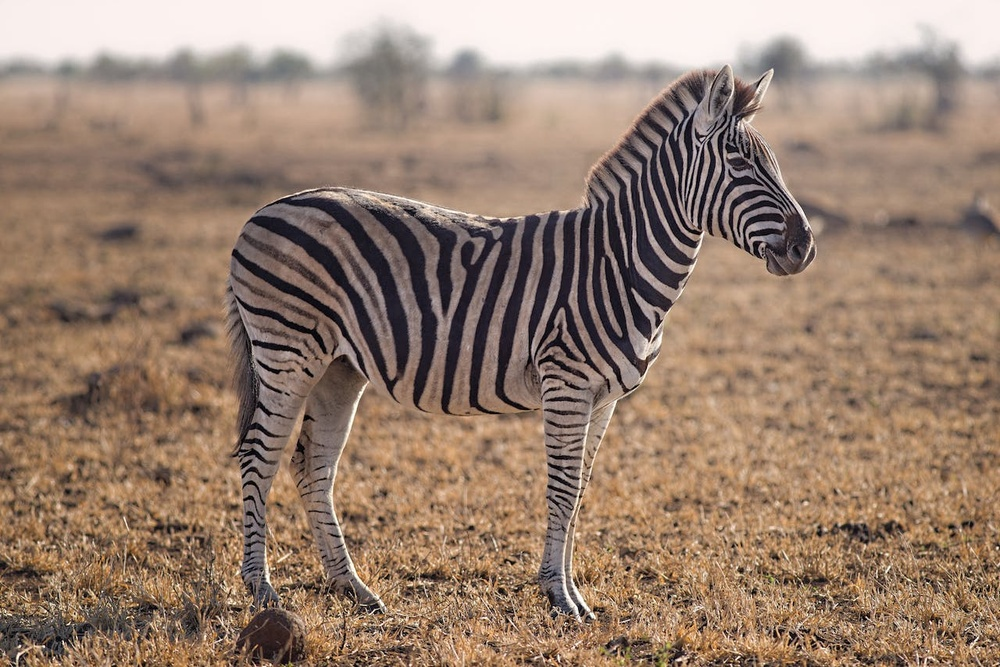
#> input picture zebra.jpg, 1000 x 667 px, shrunk from 1280 x 854 before the run
$ python thresh.py
#> lines starting #> are read from the running program, lines starting #| are printed output that depends on the picture; after the words box and inside, x2 and y2 are one past the last pixel; in counts of white or black regions, pixels touching at a corner belong together
import cv2
img=cv2.imread('zebra.jpg')
#> img is the input picture: shape (667, 1000, 3); mean B, G, R 112.2, 128.6, 152.2
img_gray=cv2.cvtColor(img,cv2.COLOR_BGR2GRAY)
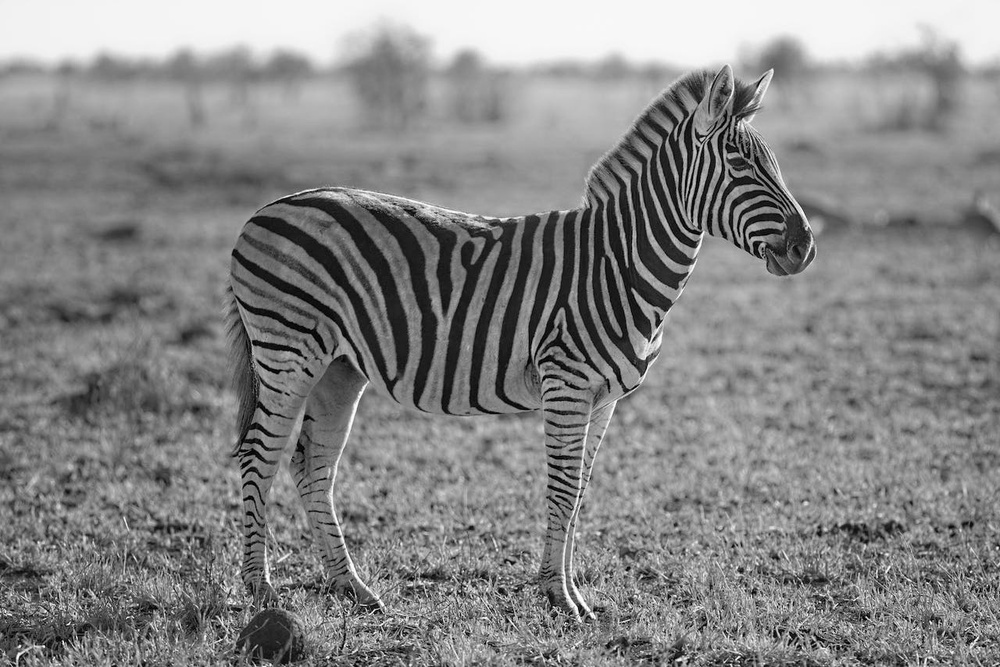
#> img_gray: shape (667, 1000); min 0, max 254, mean 133.8
ret,thresh_img=cv2.threshold(img_gray,100,255,cv2.THRESH_BINARY)
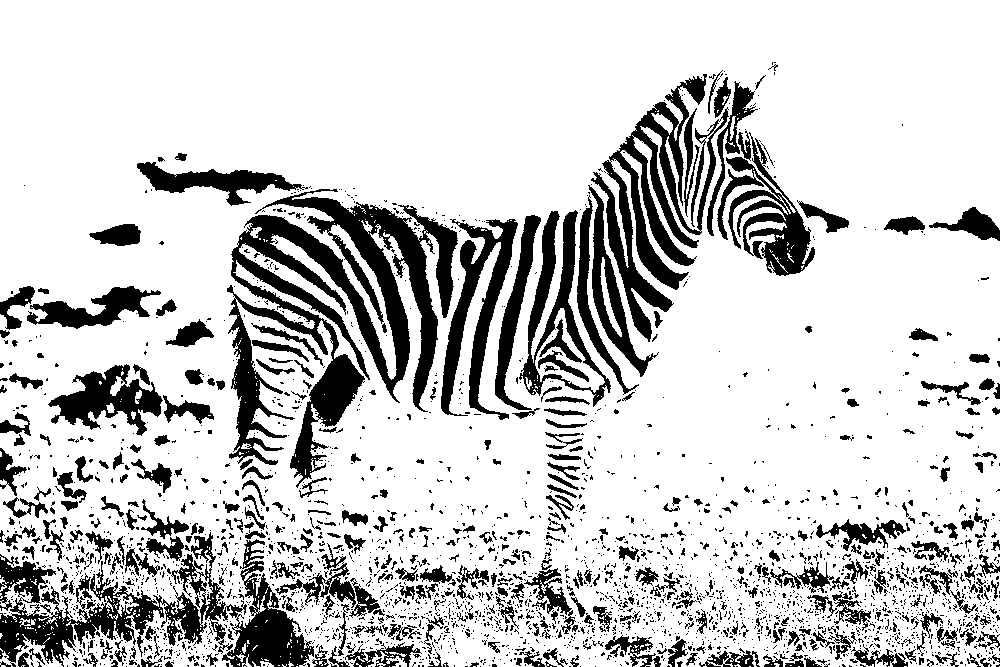
#> thresh_img: shape (667, 1000); 79.8% white; 2901 black regions (2472 under 20 px), largest, box (x1, y1, x2, y2) and area: (227, 189, 458, 488) 25402, (0, 532, 314, 667) 14253, (591, 74, 729, 342) 11146

cv2.imshow('img',img_gray)
cv2.imshow('thresh_img',thresh_img)
cv2.waitKey(0)
cv2.destroyAllWindows()

$ run again, with fruit.jpg copied over zebra.jpg
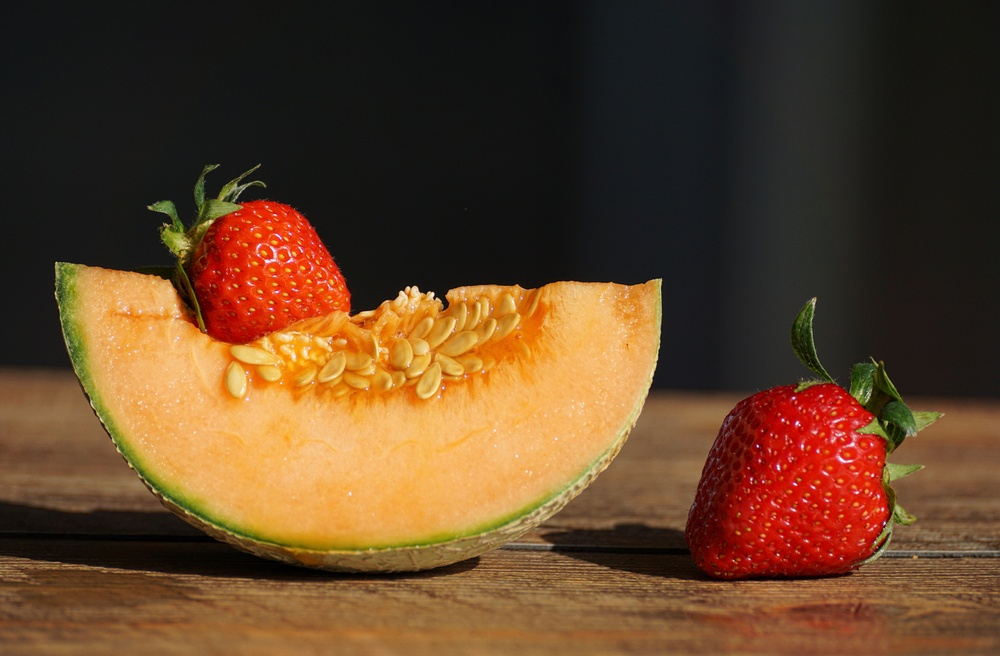
#> input picture fruit.jpg, 1000 x 656 px, shrunk from 6000 x 3935 before the run
#> img is the input picture: shape (656, 1000, 3); mean B, G, R 40, 67, 98.1
#> `img_gray=cv2.cvtColor(img,cv2.COLOR_BGR2GRAY)`:
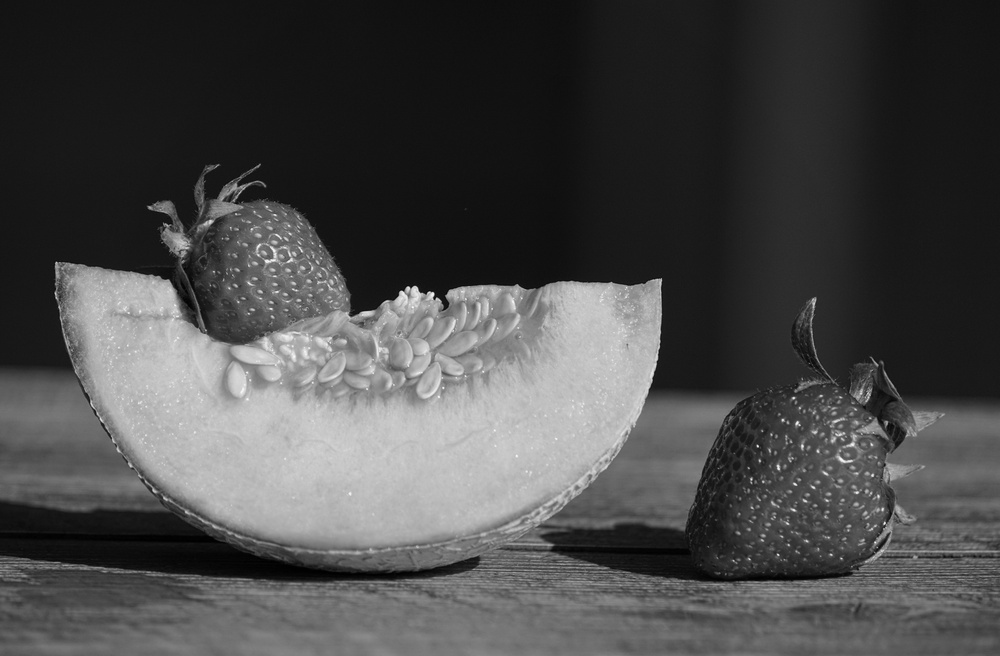
#> img_gray: shape (656, 1000); min 0, max 249, mean 73.2
#> `ret,thresh_img=cv2.threshold(img_gray,100,255,cv2.THRESH_BINARY)`:
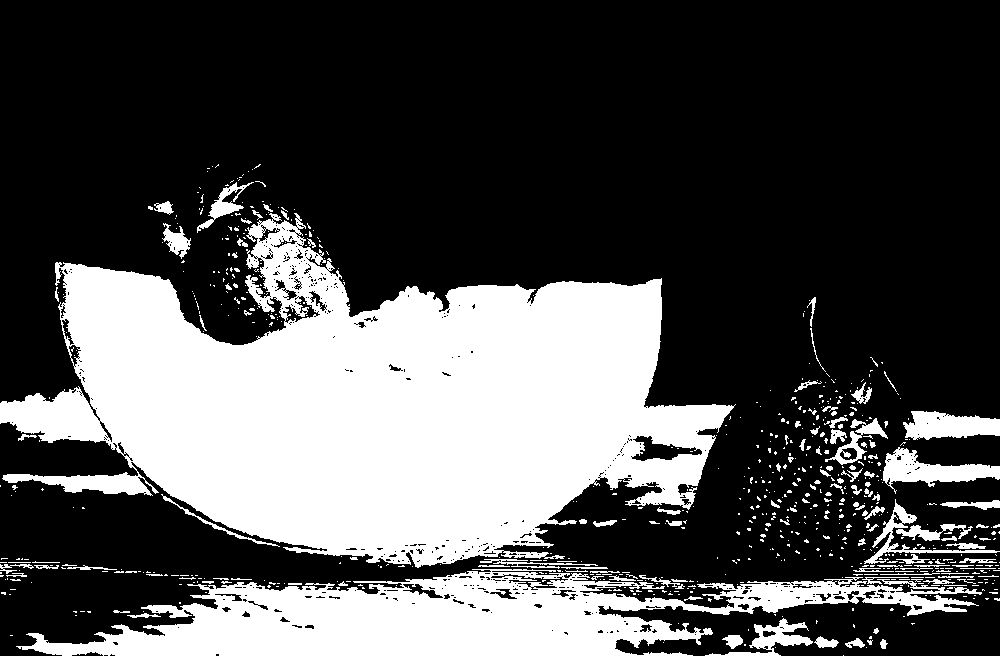
#> thresh_img: shape (656, 1000); 31.3% white; 739 white regions (609 under 20 px), largest, box (x1, y1, x2, y2) and area: (0, 213, 736, 568) 145096, (16, 569, 982, 656) 41464, (883, 447, 1000, 494) 2280
